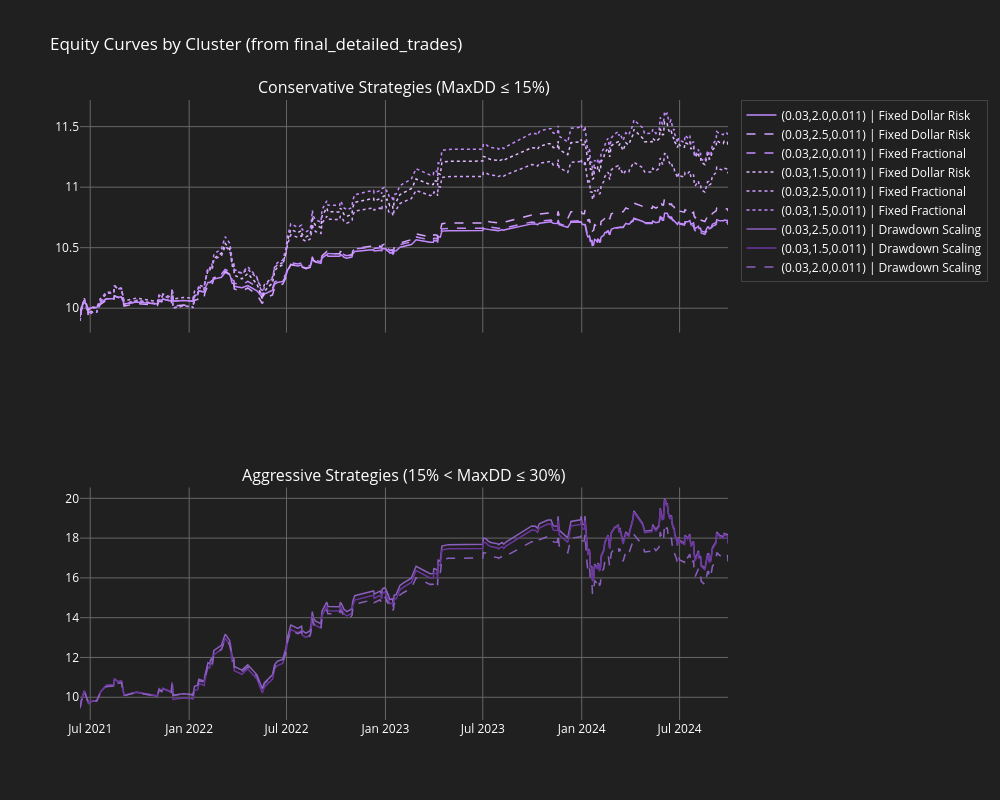

Source (notebook cell):
### Code cell
import pandas as pd
import json
# Import Plotly
from plotly.subplots import make_subplots
import plotly.graph_objects as go

# Colori e stili
colors_light = ["#e0bbff", "#d4a3ff", "#c38aff"]  # conservative
colors_dark  = ["#8b5fbf", "#6a359c", "#4b0082"]  # aggressive
line_styles = ['solid', 'dash', 'dot', 'dashdot']

# Plot delle equity curves su due subplot con Plotly
fig = make_subplots(
    rows=2, cols=1,
    subplot_titles=["Conservative Strategies (MaxDD ≤ 15%)", "Aggressive Strategies (15% < MaxDD ≤ 30%)"],
    shared_xaxes=True
)

def plot_from_final(fig, row_idx, strategies_df, trades_df, colors, line_styles):
    for i, row in strategies_df.iterrows():
        sid = str(row["Strategy_ID"]).replace(" ", "")
        mm = row["MM_Strategy"]

        # subset diretto da final_detailed_trades
        subset = trades_df[
            (trades_df["Strategy_ID"].str.replace(" ", "", regex=False) == sid) &
            (trades_df["MM_Strategy"] == mm)
        ].copy()

        if subset.empty:
            continue

        label = f"{sid} | {mm}"
        fig.add_trace(
            go.Scatter(
                x=pd.to_datetime(subset["Entry_Date"]),
                y=subset["Equity_Curve"]/1e6,
                mode='lines',
                name=label,
                line=dict(
                    color=colors[i % len(colors)],
                    dash=line_styles[(i//len(colors)) % len(line_styles)],
                    width=1.5
                )
            ),
            row=row_idx, col=1
        )

def clean_param_dict(param_str):
    try:
        if isinstance(param_str, str):
            try:
                return json.loads(param_str)
            except json.JSONDecodeError:
                return eval(param_str)
        return param_str
    except:
        return {}

# Conservative
plot_from_final(fig, 1, conservative, final_detailed_trades, colors_light, line_styles)

# Aggressive
plot_from_final(fig, 2, aggressive, final_detailed_trades, colors_dark, line_styles)

# Layout
fig.update_layout(
    height=800, width=1000,
    title_text="Equity Curves by Cluster (from final_detailed_trades)",
    showlegend=True,
    legend=dict(x=1.02, y=1, bordercolor="#666666", borderwidth=0.5, font=dict(color="#ffffff")),
    template="plotly_dark",
    paper_bgcolor="#202020",
    plot_bgcolor="#202020",
    font=dict(color="#ffffff"),
    hovermode="x unified"
)
fig.update_xaxes(gridcolor="#666666", showspikes=True, spikemode='across', spikesnap='cursor', spikedash='solid', spikecolor="#ffffff", spikethickness=1)
fig.update_yaxes(gridcolor="#666666")
fig.show()

### Figure 1 — Plotly figure (JSON) as saved in the notebook; plotly's stock layout.template omitted (floating-point values rounded to 4 significant figures; data arrays with more than 128 entries replaced by an {"elided": "..."} marker saying what was removed)
{"data": [{"line": {"color": "#c38aff", "dash": "solid", "width": 1.5}, "mode": "lines", "name": "(0.03,2.0,0.011) | Fixed Dollar Risk", "type": "scatter", "x": {"elided": "251 str values"}, "xaxis": "x", "y": {"elided": "251 float values"}, "yaxis": "y"}, {"line": {"color": "#d4a3ff", "dash": "dash", "width": 1.5}, "mode": "lines", "name": "(0.03,2.5,0.011) | Fixed Dollar Risk", "type": "scatter", "x": {"elided": "251 str values"}, "xaxis": "x", "y": {"elided": "251 float values"}, "yaxis": "y"}, {"line": {"color": "#c38aff", "dash": "dash", "width": 1.5}, "mode": "lines", "name": "(0.03,2.0,0.011) | Fixed Fractional", "type": "scatter", "x": {"elided": "251 str values"}, "xaxis": "x", "y": {"elided": "251 float values"}, "yaxis": "y"}, {"line": {"color": "#e0bbff", "dash": "dot", "width": 1.5}, "mode": "lines", "name": "(0.03,1.5,0.011) | Fixed Dollar Risk", "type": "scatter", "x": {"elided": "251 str values"}, "xaxis": "x", "y": {"elided": "251 float values"}, "yaxis": "y"}, {"line": {"color": "#d4a3ff", "dash": "dot", "width": 1.5}, "mode": "lines", "name": "(0.03,2.5,0.011) | Fixed Fractional", "type": "scatter", "x": {"elided": "251 str values"}, "xaxis": "x", "y": {"elided": "251 float values"}, "yaxis": "y"}, {"line": {"color": "#c38aff", "dash": "dot", "width": 1.5}, "mode": "lines", "name": "(0.03,1.5,0.011) | Fixed Fractional", "type": "scatter", "x": {"elided": "251 str values"}, "xaxis": "x", "y": {"elided": "251 float values"}, "yaxis": "y"}, {"line": {"color": "#8b5fbf", "dash": "solid", "width": 1.5}, "mode": "lines", "name": "(0.03,2.5,0.011) | Drawdown Scaling", "type": "scatter", "x": {"elided": "251 str values"}, "xaxis": "x2", "y": {"elided": "251 float values"}, "yaxis": "y2"}, {"line": {"color": "#6a359c", "dash": "solid", "width": 1.5}, "mode": "lines", "name": "(0.03,1.5,0.011) | Drawdown Scaling", "type": "scatter", "x": {"elided": "251 str values"}, "xaxis": "x2", "y": {"elided": "251 float values"}, "yaxis": "y2"}, {"line": {"color": "#8b5fbf", "dash": "dash", "width": 1.5}, "mode": "lines", "name": "(0.03,2.0,0.011) | Drawdown Scaling", "type": "scatter", "x": {"elided": "251 str values"}, "xaxis": "x2", "y": {"elided": "251 float values"}, "yaxis": "y2"}], "layout": {"annotations": [{"font": {"size": 16}, "showarrow": false, "text": "Conservative Strategies (MaxDD ≤ 15%)", "x": 0.5, "xanchor": "center", "xref": "paper", "y": 1, "yanchor": "bottom", "yref": "paper"}, {"font": {"size": 16}, "showarrow": false, "text": "Aggressive Strategies (15% < MaxDD ≤ 30%)", "x": 0.5, "xanchor": "center", "xref": "paper", "y": 0.375, "yanchor": "bottom", "yref": "paper"}], "font": {"color": "#ffffff"}, "height": 800, "hovermode": "x unified", "legend": {"bordercolor": "#666666", "borderwidth": 0.5, "font": {"color": "#ffffff"}, "x": 1.02, "y": 1}, "paper_bgcolor": "#202020", "plot_bgcolor": "#202020", "showlegend": true, "title": {"text": "Equity Curves by Cluster (from final_detailed_trades)"}, "width": 1000, "xaxis": {"anchor": "y", "domain": [0, 1], "gridcolor": "#666666", "matches": "x2", "showspikes": true, "showticklabels": false, "spikecolor": "#ffffff", "spikedash": "solid", "spikemode": "across", "spikesnap": "cursor", "spikethickness": 1}, "xaxis2": {"anchor": "y2", "domain": [0, 1], "gridcolor": "#666666", "showspikes": true, "spikecolor": "#ffffff", "spikedash": "solid", "spikemode": "across", "spikesnap": "cursor", "spikethickness": 1}, "yaxis": {"anchor": "x", "domain": [0.625, 1], "gridcolor": "#666666"}, "yaxis2": {"anchor": "x2", "domain": [0, 0.375], "gridcolor": "#666666"}}}
